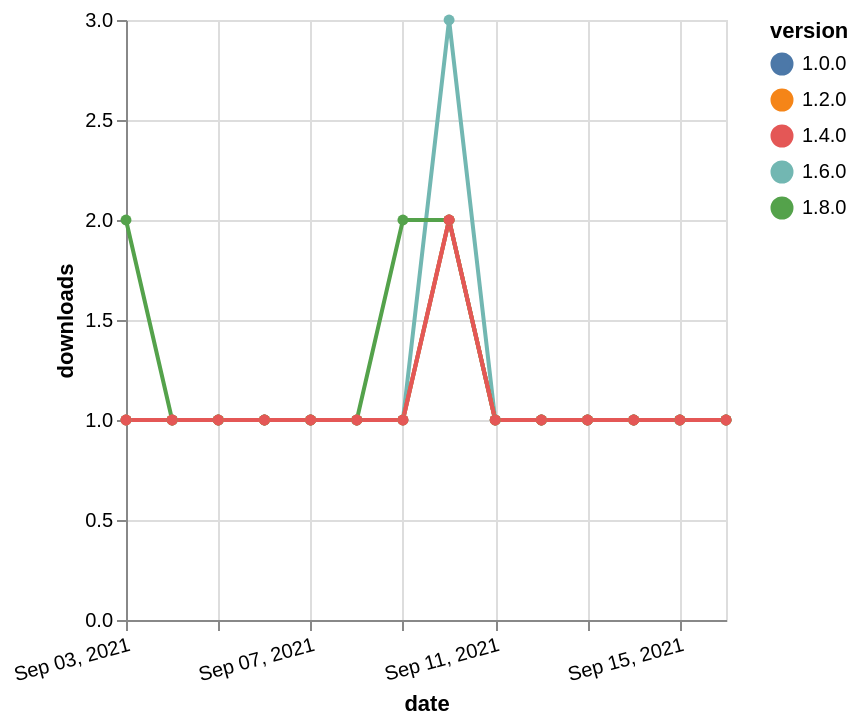

This figure's Vega-Lite source:
### Vega-Lite specification from a JSON file in a GitHub repository (floating-point values rounded to 4 significant figures)
{"$schema": "https://vega.github.io/schema/vega-lite/v5.json", "description": "A simple bar chart with embedded data.", "data": {"values": [{"date": "2021-09-03", "total": 170, "delta": 1, "version": "1.6.0"}, {"date": "2021-09-04", "total": 171, "delta": 1, "version": "1.6.0"}, {"date": "2021-09-05", "total": 172, "delta": 1, "version": "1.6.0"}, {"date": "2021-09-06", "total": 173, "delta": 1, "version": "1.6.0"}, {"date": "2021-09-07", "total": 174, "delta": 1, "version": "1.6.0"}, {"date": "2021-09-08", "total": 175, "delta": 1, "version": "1.6.0"}, {"date": "2021-09-09", "total": 176, "delta": 1, "version": "1.6.0"}, {"date": "2021-09-10", "total": 179, "delta": 3, "version": "1.6.0"}, {"date": "2021-09-11", "total": 180, "delta": 1, "version": "1.6.0"}, {"date": "2021-09-12", "total": 181, "delta": 1, "version": "1.6.0"}, {"date": "2021-09-13", "total": 182, "delta": 1, "version": "1.6.0"}, {"date": "2021-09-14", "total": 183, "delta": 1, "version": "1.6.0"}, {"date": "2021-09-15", "total": 184, "delta": 1, "version": "1.6.0"}, {"date": "2021-09-16", "total": 185, "delta": 1, "version": "1.6.0"}, {"date": "2021-09-03", "total": 112, "delta": 2, "version": "1.8.0"}, {"date": "2021-09-04", "total": 113, "delta": 1, "version": "1.8.0"}, {"date": "2021-09-05", "total": 114, "delta": 1, "version": "1.8.0"}, {"date": "2021-09-06", "total": 115, "delta": 1, "version": "1.8.0"}, {"date": "2021-09-07", "total": 116, "delta": 1, "version": "1.8.0"}, {"date": "2021-09-08", "total": 117, "delta": 1, "version": "1.8.0"}, {"date": "2021-09-09", "total": 119, "delta": 2, "version": "1.8.0"}, {"date": "2021-09-10", "total": 121, "delta": 2, "version": "1.8.0"}, {"date": "2021-09-11", "total": 122, "delta": 1, "version": "1.8.0"}, {"date": "2021-09-12", "total": 123, "delta": 1, "version": "1.8.0"}, {"date": "2021-09-13", "total": 124, "delta": 1, "version": "1.8.0"}, {"date": "2021-09-14", "total": 125, "delta": 1, "version": "1.8.0"}, {"date": "2021-09-15", "total": 126, "delta": 1, "version": "1.8.0"}, {"date": "2021-09-16", "total": 127, "delta": 1, "version": "1.8.0"}, {"date": "2021-09-03", "total": 169, "delta": 1, "version": "1.0.0"}, {"date": "2021-09-04", "total": 170, "delta": 1, "version": "1.0.0"}, {"date": "2021-09-05", "total": 171, "delta": 1, "version": "1.0.0"}, {"date": "2021-09-06", "total": 172, "delta": 1, "version": "1.0.0"}, {"date": "2021-09-07", "total": 173, "delta": 1, "version": "1.0.0"}, {"date": "2021-09-08", "total": 174, "delta": 1, "version": "1.0.0"}, {"date": "2021-09-09", "total": 175, "delta": 1, "version": "1.0.0"}, {"date": "2021-09-10", "total": 177, "delta": 2, "version": "1.0.0"}, {"date": "2021-09-11", "total": 178, "delta": 1, "version": "1.0.0"}, {"date": "2021-09-12", "total": 179, "delta": 1, "version": "1.0.0"}, {"date": "2021-09-13", "total": 180, "delta": 1, "version": "1.0.0"}, {"date": "2021-09-14", "total": 181, "delta": 1, "version": "1.0.0"}, {"date": "2021-09-15", "total": 182, "delta": 1, "version": "1.0.0"}, {"date": "2021-09-16", "total": 183, "delta": 1, "version": "1.0.0"}, {"date": "2021-09-03", "total": 174, "delta": 1, "version": "1.2.0"}, {"date": "2021-09-04", "total": 175, "delta": 1, "version": "1.2.0"}, {"date": "2021-09-05", "total": 176, "delta": 1, "version": "1.2.0"}, {"date": "2021-09-06", "total": 177, "delta": 1, "version": "1.2.0"}, {"date": "2021-09-07", "total": 178, "delta": 1, "version": "1.2.0"}, {"date": "2021-09-08", "total": 179, "delta": 1, "version": "1.2.0"}, {"date": "2021-09-09", "total": 180, "delta": 1, "version": "1.2.0"}, {"date": "2021-09-10", "total": 182, "delta": 2, "version": "1.2.0"}, {"date": "2021-09-11", "total": 183, "delta": 1, "version": "1.2.0"}, {"date": "2021-09-12", "total": 184, "delta": 1, "version": "1.2.0"}, {"date": "2021-09-13", "total": 185, "delta": 1, "version": "1.2.0"}, {"date": "2021-09-14", "total": 186, "delta": 1, "version": "1.2.0"}, {"date": "2021-09-15", "total": 187, "delta": 1, "version": "1.2.0"}, {"date": "2021-09-16", "total": 188, "delta": 1, "version": "1.2.0"}, {"date": "2021-09-03", "total": 146, "delta": 1, "version": "1.4.0"}, {"date": "2021-09-04", "total": 147, "delta": 1, "version": "1.4.0"}, {"date": "2021-09-05", "total": 148, "delta": 1, "version": "1.4.0"}, {"date": "2021-09-06", "total": 149, "delta": 1, "version": "1.4.0"}, {"date": "2021-09-07", "total": 150, "delta": 1, "version": "1.4.0"}, {"date": "2021-09-08", "total": 151, "delta": 1, "version": "1.4.0"}, {"date": "2021-09-09", "total": 152, "delta": 1, "version": "1.4.0"}, {"date": "2021-09-10", "total": 154, "delta": 2, "version": "1.4.0"}, {"date": "2021-09-11", "total": 155, "delta": 1, "version": "1.4.0"}, {"date": "2021-09-12", "total": 156, "delta": 1, "version": "1.4.0"}, {"date": "2021-09-13", "total": 157, "delta": 1, "version": "1.4.0"}, {"date": "2021-09-14", "total": 158, "delta": 1, "version": "1.4.0"}, {"date": "2021-09-15", "total": 159, "delta": 1, "version": "1.4.0"}, {"date": "2021-09-16", "total": 160, "delta": 1, "version": "1.4.0"}]}, "width": "container", "mark": {"type": "line", "point": {"filled": true}}, "encoding": {"x": {"field": "date", "type": "temporal", "timeUnit": "yearmonthdate", "title": "date", "axis": {"labelAngle": -15}}, "y": {"field": "delta", "type": "quantitative", "title": "downloads"}, "color": {"field": "version", "type": "nominal"}, "tooltip": {"field": "delta"}}}
